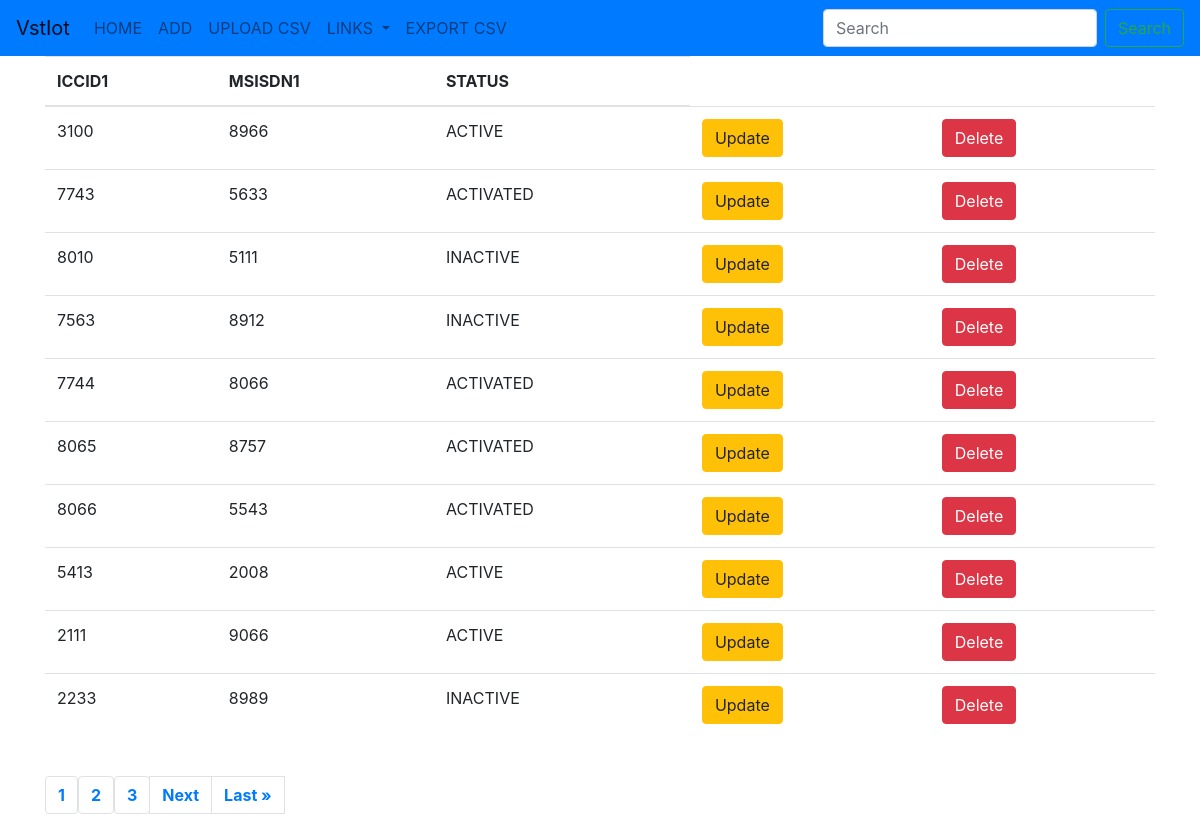
The app's page /branch2, older data.
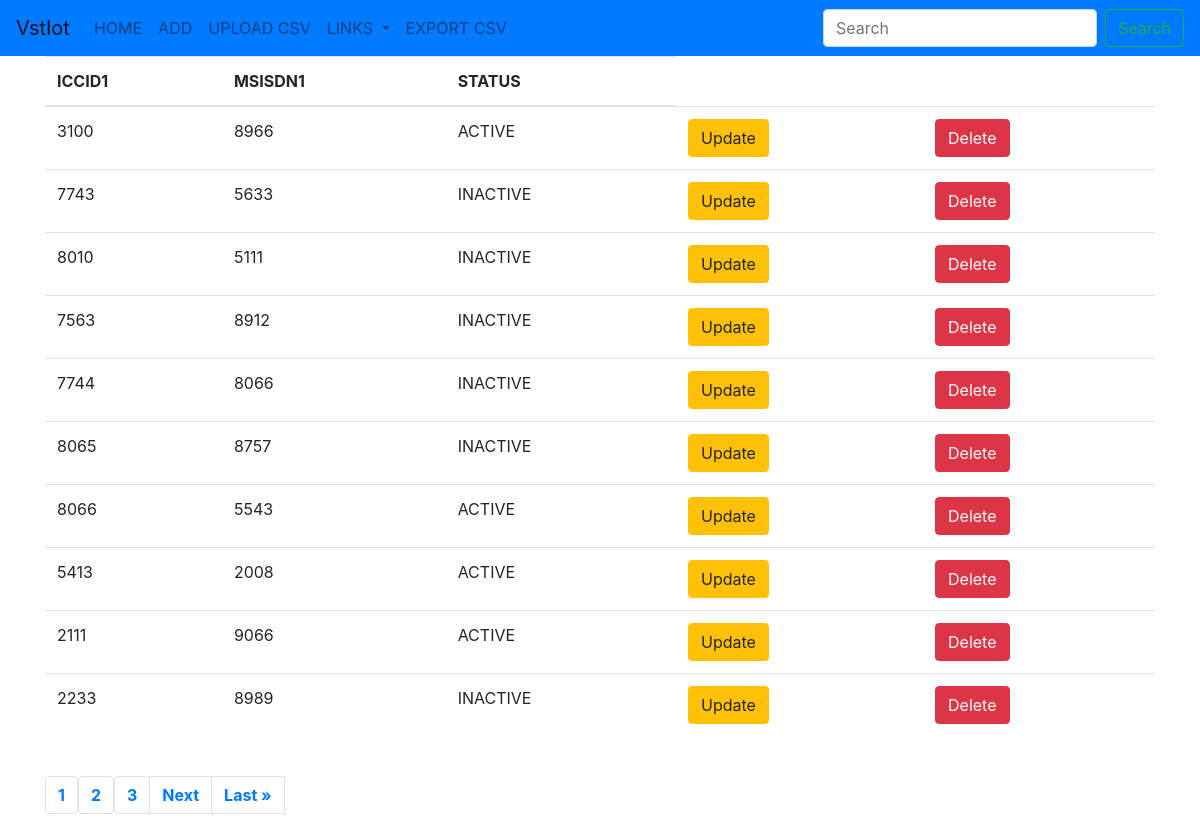
The same page, newer data.
### vstiot/models.py (models this page shows)
class Branch1(models.Model):
    iccid1 = models.CharField(max_length=50,blank=False)
    msisdn1 = models.CharField(max_length=50,blank=False)
    choices = (
        ('ACTIVE','active'),
        ('INACTIVE','not active'),
    )
    status = models.CharField(max_length=50,blank=False,choices=choices,default='INACTIVE')

### vstiot/views.py (the view)
# urls.py: path('branch2',branch2,name='branch2'),
def branch2(request):
    branch1 = Branch1.objects.all()
    pagination = Paginator(Branch1.objects.all(), 10)
    pages = request.GET.get('page')
    br = pagination.get_page(pages)
    numbers = "z" * br.paginator.num_pages
    context = {'branch1':branch1, 'br':br, 'numbers':numbers}
    return render(request,'branch1.html',context)

### templates/branch1.html (shortened to what this page needs)
{% extends 'base2.html' %}
{% block body %}
<div class="container">
    <table class="table table-hover">
        <thead>
            <tr>
                <th>ICCID1</th>
                <th>MSISDN1</th>
                <th>STATUS</th>
            </tr>
        </thead>
        <tbody>
            {% for item in br %}
            <tr>
                <td>{{item.iccid1}}</td>
                <td>{{item.msisdn1}}</td>
                <td>{{item.status}}</td>
                <td><a href="{% url 'update2branch2' item.id %}" class="btn btn-warning btn-md">Update</a></td>
                <td><a href="{% url 'delete2branch2' item.id %}" class="btn btn-danger btn-md">Delete</a></td>
            </tr>
            {% endfor %}
        </tbody>
    </table>
    <br>
    <center>
        <nav aria-label="Page navigation example">
            <ul class="pagination">
                {% for i in numbers %}
                    <strong><li class="page-item"><a class="page-link" href="?page={{ forloop.counter }}">{{ forloop.counter }}</a></li></strong>
                {% endfor %}
                {% if br.has_next %}
                    <strong><li class="page-item"></li><a class="page-link" href="?page={{ br.next_page_number }}">Next</a></strong>
                    <strong><li class="page-item"></li><a class="page-link" href="?page={{ br.paginator.num_pages }}">Last &raquo;</a></strong>
                {% endif %}
            </ul>
        </nav>
    </center>
</div>
{% endblock %}

Row changes from the older to the newer data that the page shows:
changed Branch1 (number 2 of 10 on the later page): status "ACTIVATED" → "INACTIVE"
changed Branch1 (number 5 of 10 on the later page): status "ACTIVATED" → "INACTIVE"
changed Branch1 (number 6 of 10 on the later page): status "ACTIVATED" → "INACTIVE"
changed Branch1 (number 7 of 10 on the later page): status "ACTIVATED" → "ACTIVE"
